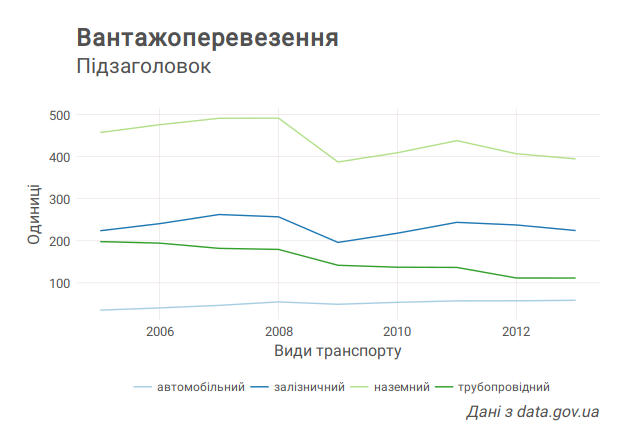

Source code (R):
# cbPalette <- c('#a6cee3','#1f78b4','#b2df8a','#33a02c')

ggplot(v_long, aes(x=year, y=load, col=type))+geom_line()+theme_bw()+
  xlab("Види транспорту")+
  ylab("Одиниці")+
  ggtitle("Вантажоперевезення")+
  labs(subtitle="Підзаголовок", caption="Дані з data.gov.ua")+
  guides(color=guide_legend(title=NULL))+
  theme(
    plot.title = element_text(size=18, family="Roboto", face="bold", colour = "#515151"),
    plot.subtitle = element_text(size=16, family="Roboto", color= "#515151", margin=margin(0,0,25,0)),
    plot.caption = element_text(size=12, family="Roboto", color="#515151", face="italic"),
    panel.border=element_blank(),
    panel.background = element_rect(fill = "#ffffff"),
    plot.background = element_rect(fill = "#ffffff"),
    axis.title.y=element_text(size=12, family="Roboto", colour = "#515151", margin=margin(0,10,0,0)),
    axis.title.x=element_text(size=12, family="Roboto", colour = "#515151", margin=margin(15,0,0,0)),
    axis.ticks=element_blank(),
    axis.text=element_text(size=10, family="Roboto", colour = "#515151"),
    panel.grid.major = element_line(colour = "#E8DCDC", size=.2),
    panel.grid.minor = element_blank(),
    plot.margin = unit(c(20, 20, 20, 20), "points"),
    legend.position = "bottom",
    legend.background = element_rect(fill = "#ffffff"),
    legend.text = element_text(family="Roboto", colour = "#515151")
  )+scale_colour_manual(values=cbPalette)
